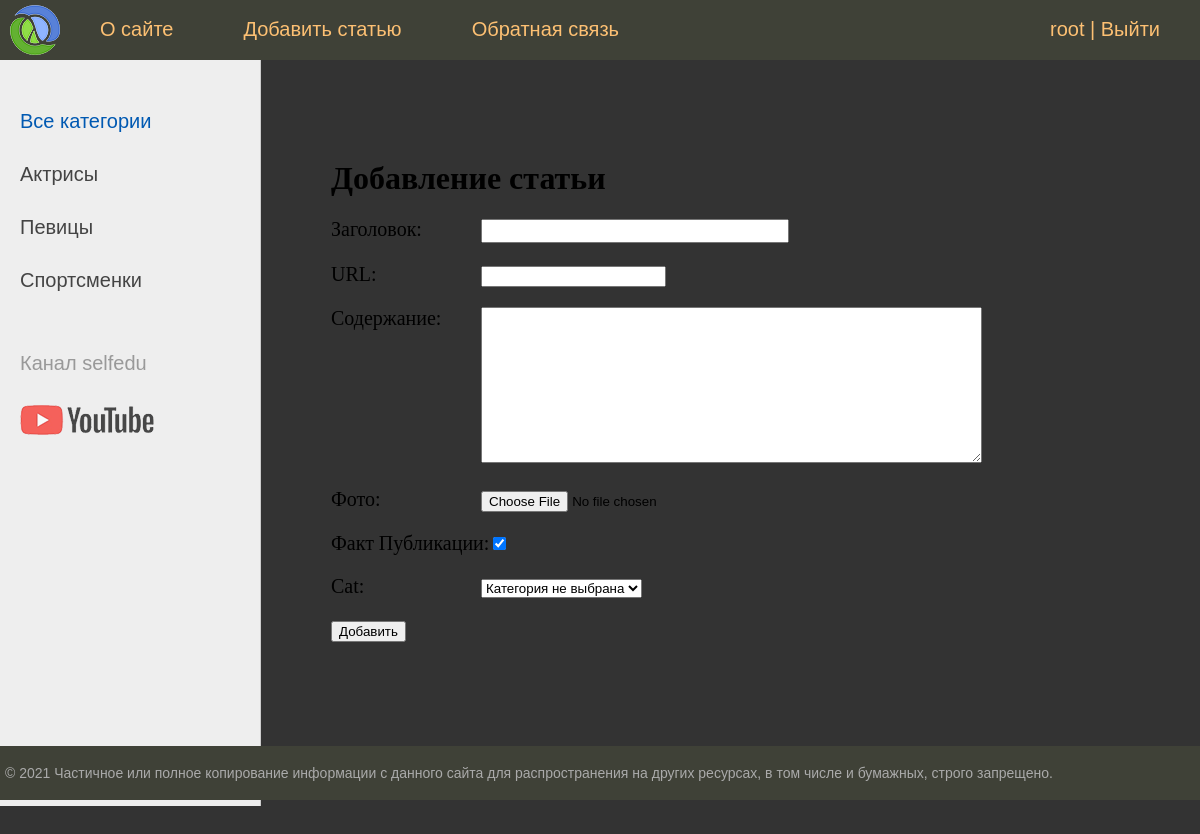
Screenshot of /add_page/ (signed in) with the database file from the repository.
### women/models.py (models this page shows)
class Category(models.Model):
    name = models.CharField(max_length=100, db_index=True, verbose_name="Категория")
    slug = models.SlugField(max_length=255, unique=True, db_index=True, verbose_name="URL")
    def __str__(self):
        return self.name
    def get_absolute_url(self):
        return reverse("category", kwargs={"cat_slug": self.slug})
    class Meta:
        verbose_name = "Категория"
        verbose_name_plural = "Категории"

### women/views.py (the view)
# urls.py: path("add_page/", AddPage.as_view(), name="add_page"),
class AddPage(LoginRequiredMixin, DataMixin, CreateView):
    form_class = AddPostForm
    template_name = "women/add_page.html"
    success_url = reverse_lazy("home")
    login_url = reverse_lazy("home")
    def get_context_data(self, *, object_list=None, **kwargs):
        context = super().get_context_data(**kwargs)
        c_def = self.get_user_context(title="Добавление статьи")
        for key, val in c_def.items():
            context[key] = val
        return context

### women/forms.py (shortened to what this page needs)
class AddPostForm(forms.ModelForm):
    def __init__(self, *args, **kwargs):
        super().__init__(*args, **kwargs)
        self.fields["cat"].empty_label = "Категория не выбрана"
    class Meta:
        model = Women
        fields = ["title", "slug", "content", "photo", "is_published", "cat"]
        widgets = {
            "title": forms.TextInput(attrs={"class": "form-input"}),
            "content": forms.Textarea(attrs={"cols": 60, "rows": 10})
        }

### women/utils.py (called while the page is built)
    def get_user_context(self, **kwargs):
        context = kwargs
        cats = Category.objects.annotate(Count("women"))
        user_menu = menu.copy()
        if not self.request.user.is_authenticated:
            user_menu.pop(1)
        context["menu"] = user_menu
        context["cats"] = cats
        if "cat_selected" not in context:
            context["cat_selected"] = 0
        return context

### women/templates/women/add_page.html (shortened to what this page needs)
{% extends 'women/base.html'%}
{%block content%}
<h1>{{title}}</h1>
<form action="{% url 'add_page' %}" method="post" enctype="multipart/form-data">
    {% for f in form %}
    <p><label class="form-label" for="{{ f.id_for_label }}">{{f.label}}: </label>{{ f }}</p>
    {%endfor%}
    <button type="submit">Добавить</button>
</form>
{% endblock %}

### women/templates/women/base.html (shortened to what this page needs)
{% load static %}
<!DOCTYPE html>
<html>
<head>
    <link type="text/css" href="{% static 'women/css/styles.css' %}" rel="stylesheet"/>
</head>
<body>
<table class="table-page" border=0 cellpadding="0" cellspacing="0">
    <tr>
        <td valign=top>
            {% block mainmenu %}
            <div class="header">
                <ul id="mainmenu" class="mainmenu">
                    <li class="logo"><a href="{% url 'home' %}">
                        <div class="logo"></div>
                    </a></li>
                    {% for m in menu %}
                    {% if not forloop.last %}
                    <li><a href="{% url m.url_name %}">{{m.title}}</a></li>
                    {% endif %}
                    {% endfor %}
                    {% if request.user.is_authenticated %}
                    <li class="last">{{ user.username }} | <a href="{% url 'logout' %}">Выйти</a>
                    </li>
                    {%else%}
                    <li class="last">
                        <a href="{% url 'register' %}">Регистрация</a> | <a href="{% url 'login'%}">Войти</a>
                    </li>
                    {% endif %}
                </ul>
            </div>
            {% endblock mainmenu %}
            <table class="table-content" border=0 cellpadding="0" cellspacing="0">
                <tr>
                    <td valign="top" class="left-chapters">
                        <ul id="leftchapters">
                            {% if cat_selected == 0 %}
                            <li class="selected">Все категории</li>
                            {% else %}
                            <li><a href="{% url 'home' %}">Все категории</a></li>
                            {% endif %}
                            {% for c in cats %}
                            {% if c.women__count > 0 %}
                            {% if c.pk == cat_selected %}
                            <li class="selected">{{c.name}}</li>
                            {% else %}
                            <li><a href="{{ c.get_absolute_url }}">{{c.name}}</a></li>
                            {% endif %}
                            {%endif%}
                            {% endfor %}
                            <li class="share">
                                <p>Канал selfedu</p>
                                <a class="share-yt"
                                   href="https://www.youtube.com/channel/UClJzWfGWuGJL2t-3dYKcHTA/playlists"
                                   target="_blank" rel="nofollow"></a>
                            </li>
                        </ul>
                    </td>
                    <td valign="top" class="content">
                        <div class="content-text">
                            {% block content %}
                            {% endblock %}
                        </div>
                    </td>
                </tr>
            </table>
        </td>
    </tr>
    <tr>
        <td valign=top>
            <div id="footer">
                <p>&copy; 2021 Частичное или полное копирование информации с данного сайта для
                    распространения на других ресурсах, в том числе и бумажных, строго запрещено.</p>
            </div>
        </td>
    </tr>
</table>
</body>
</html>

### women/static/women/css/styles.css (style rules this page uses)
html, body { font-family: 'Arial'; background-color: #333333; margin: 0; padding: 0; height: 100%; width: 100%; color: #444; }
a { color: #0059b2; text-decoration: none; }
.table-page { width: 100%; height: 100%; vertical-align: top; }
.table-page tr { height: 100%; }
.header { background: #3F4137; height: 60px; }
.logo { background: url('../images/logo.png') no-repeat 10px 5px; width: 70px; height: 60px; }
ul.mainmenu { list-style: none; margin: 0; padding: 0; height: 60px; color: #fdc073; font-size: 20px; overflow: hidden; }
ul.mainmenu li { float: left; margin: 18px 40px 0 30px; }
ul.mainmenu li.logo { margin: 0; }
ul.mainmenu li.last { float: right; }
ul.mainmenu li a { color: #fdc073; text-decoration: none; }
.table-content { width: 100%; min-height: 100%; height: 100%; }
.left-chapters { margin: 0; background: #eee; border-right: 1px solid #ccc; min-height: 100%; }
.left-chapters ul { width: 230px; min-height: 100%; margin: 0; padding: 20px 10px 10px 20px; list-style: none; font-size: 20px; }
.left-chapters ul li { margin: 30px 0 0 0; color: #999; }
.left-chapters ul li.selected { color: #0059b2; }
.left-chapters ul li a { color: #444; text-decoration: none; }
.left-chapters ul li.share { margin: 60px 0 0 0; }
.left-chapters ul li.share p { margin: 30px 0 30px 0; }
.left-chapters ul li.share a { display: inline-block; width: 40px; height: 40px; margin: 0 20px 0 0; }
.left-chapters ul li.share a.share-yt { width: 100%; height: 30px; background: url('../images/share_yt.png') no-repeat 0 0 }
.content { padding: 40px 20px 20px 40px; width: 100%; box-sizing: border-box; }
.content-text { margin: 60px 0 0 30px; color: #000; font-size: 20px; font-family: Yandex Sans Display Light; }
.content-text h1 { font-size: 32px; }
#footer { box-sizing: border-box; background: #3F4137; padding: 5px; color: #aaa; font-size: 14px; font-family: Verdana, Geneva, Arial, Helvetica; text-align: left; overflow: hidden; }
.form-input { width: 300px; font-size: 16px; }
.form-label { display: inline-block; min-width: 150px; vertical-align: top; }

### rows the page displays
Category: name "Актрисы"
Category: name "Певицы"
Category: name "Спортсменки"

### other values shown
{{ m.title }} "О сайте" "Добавить статью" "Обратная связь"
{{ user.username }} "root"
{{ title }} "Добавление статьи"
{{ f.label }} "Заголовок" "URL" "Содержание" "Фото" "Факт Публикации" "Cat"
